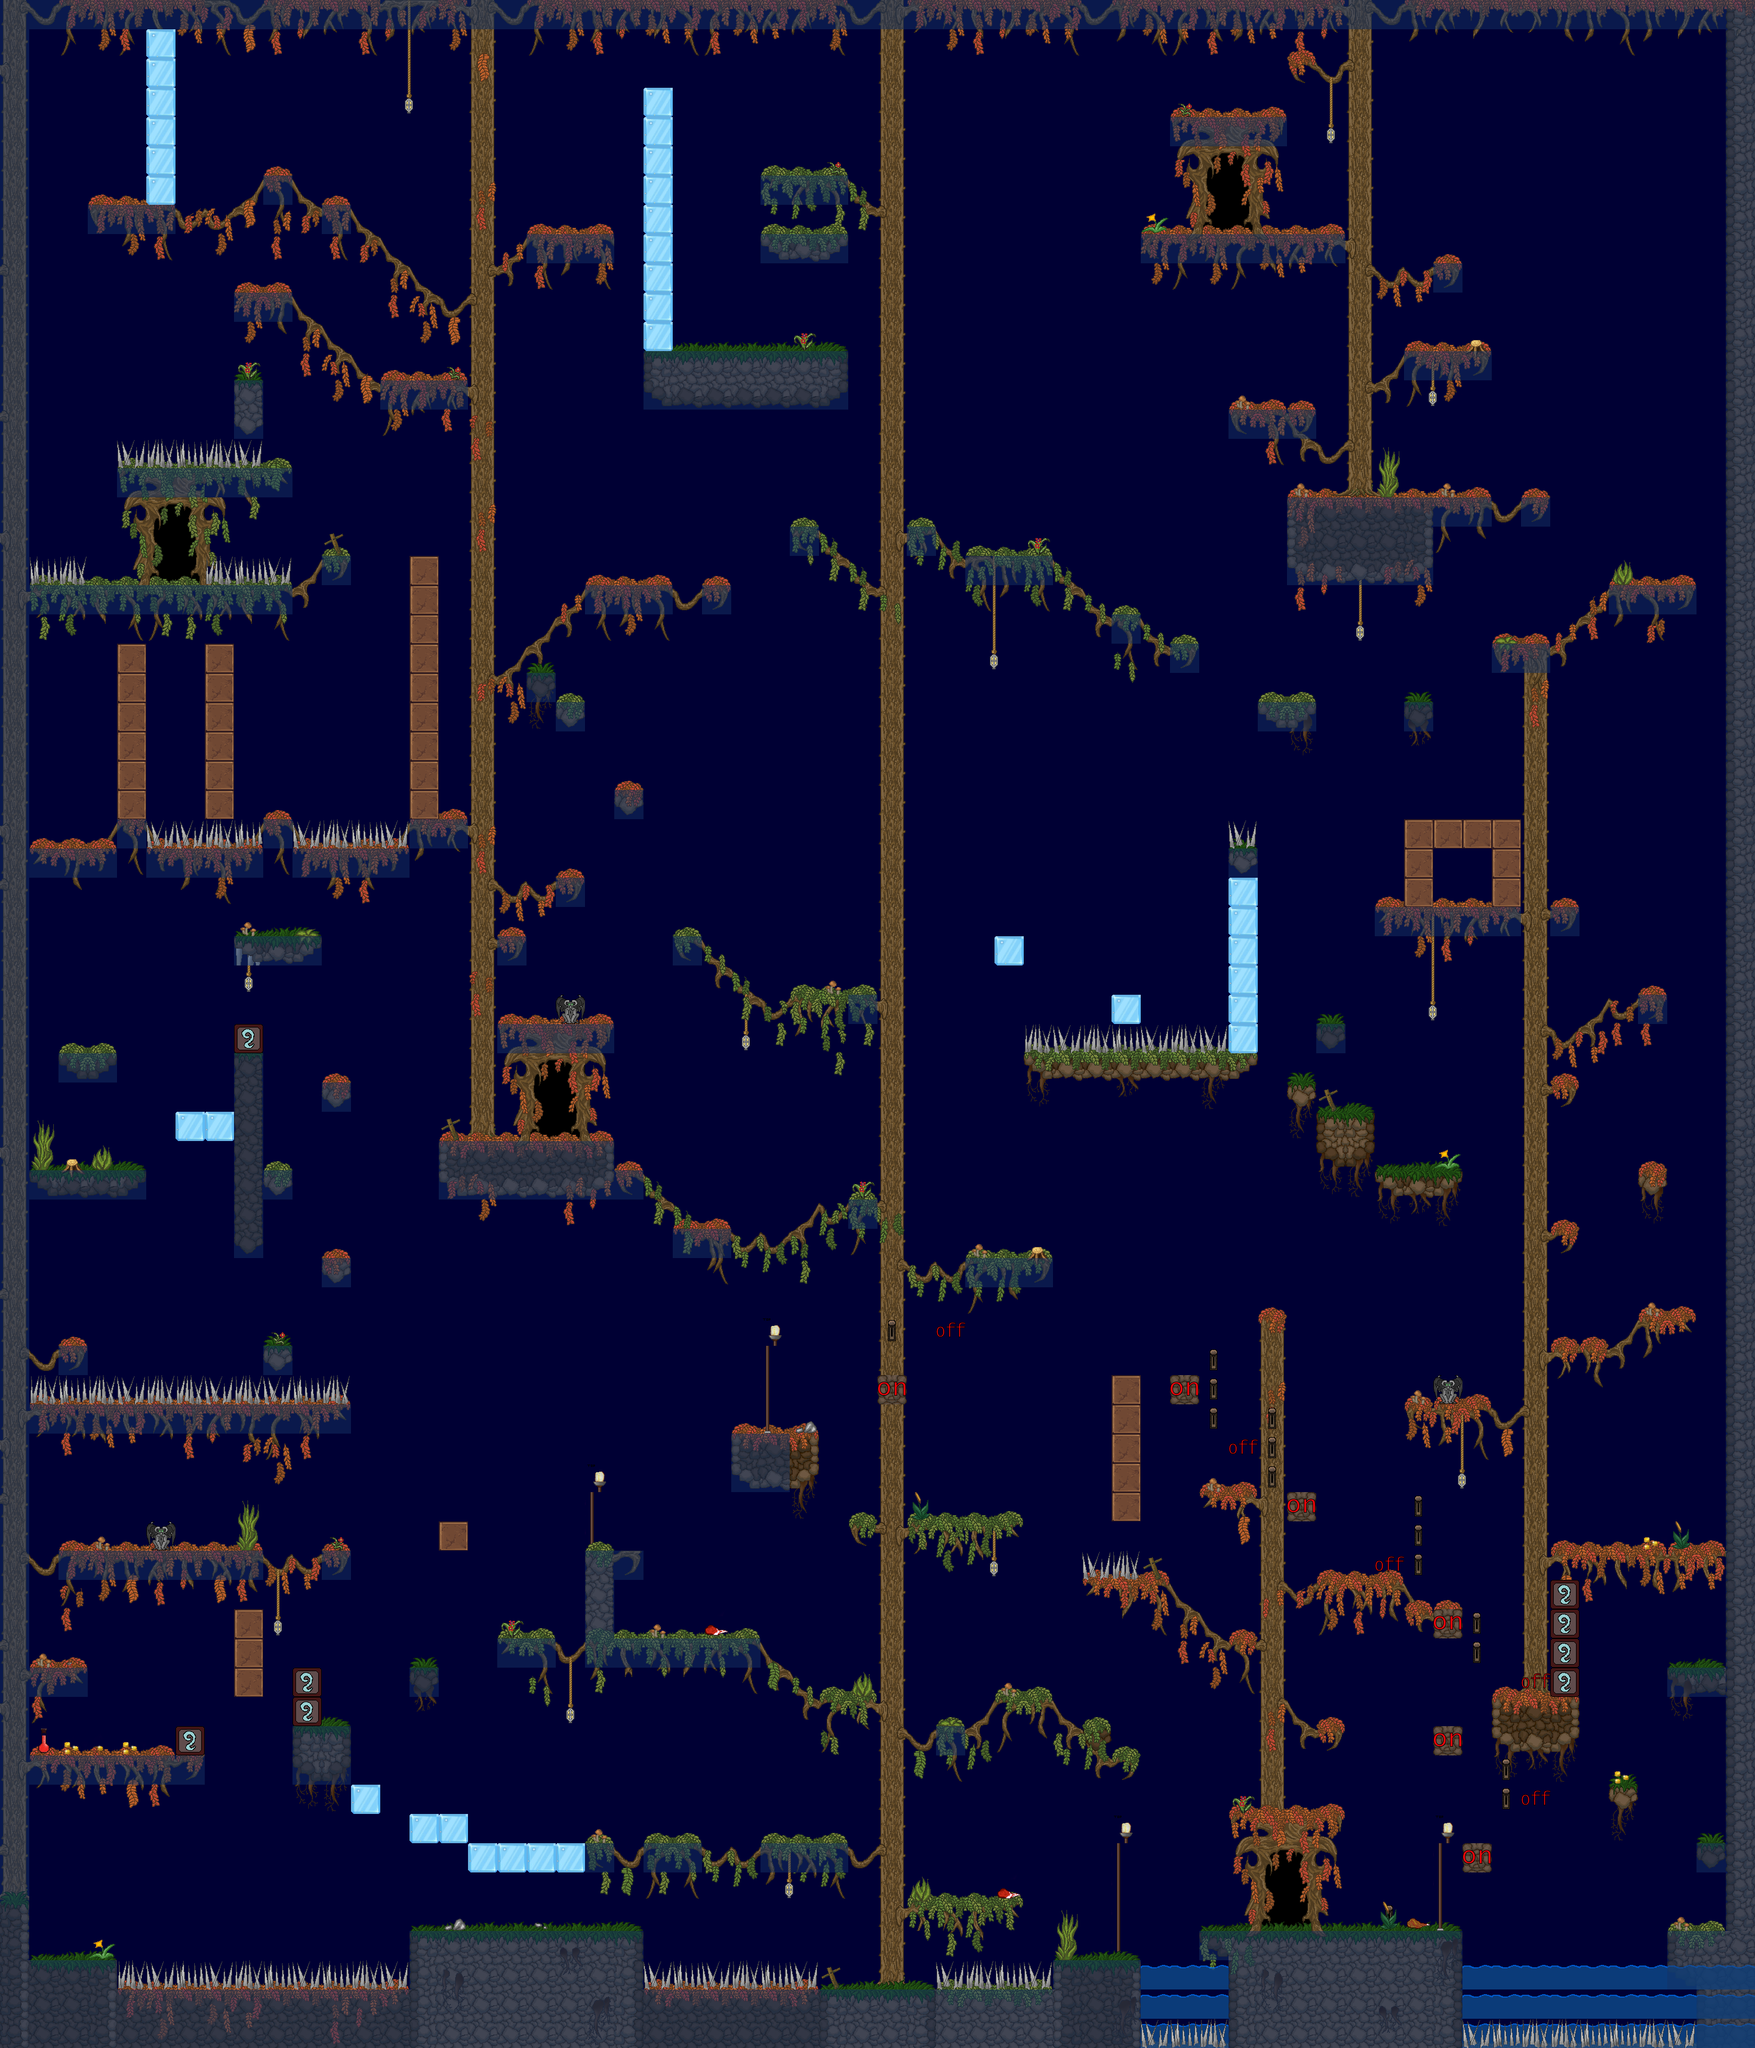

Rendered tile map (Tiled .tmx) drawn with the repository's tilesets; below, a short description and the map source with its tile grids summarised:
An orthogonal 60x70 tile map with 50x50 px tiles, 20 tile layers (BG 1, BG 2, BG 3, BG 4, ...), 1 hidden layer not drawn, 4 tilesets and 47 objects.

<map version="1.0" orientation="orthogonal" renderorder="right-down" width="60" height="70" tilewidth="50" tileheight="50" backgroundcolor="#000034" nextobjectid="64">
 <properties>
  <property name="backgroundlayers" value="-1.0,res/level/forest/layer_inf.png,3.0,res/level/forest/layer_3.png" />
  <property name="dimming" value="0.4" />
  <property name="musicpath" value="res/level/forest/forest_try.ogg" />
  <property name="name" value="Forest" />
  <property name="tilesetpath" value="res/level/forest/tileset_level_forest.png" />
 </properties>
 <tileset firstgid="1" name="tileset_level_forest" tilewidth="50" tileheight="50" spacing="2" margin="1" tilecount="361" columns="19">
  <image source="../tilesets/tileset_level_forest.png" width="1000" height="1000" />
 </tileset>
 <tileset firstgid="362" name="tileset_level_dynamic_tiles" tilewidth="50" tileheight="50" spacing="2" margin="1" tilecount="100" columns="20">
  <image source="../tilesets/tileset_level_dynamic_tiles.png" width="1040" height="260" />
 </tileset>
 <tileset firstgid="462" name="tileset_enemies" tilewidth="50" tileheight="50" spacing="2" margin="1" tilecount="4" columns="4">
  <image source="../tilesets/tileset_enemies.png" width="208" height="52" />
 </tileset>
 <tileset firstgid="466" name="spritesheet_levelitems" tilewidth="50" tileheight="50" tilecount="576" columns="24">
  <image source="../tilesets/spritesheet_levelitems.png" width="1200" height="1200" />
  <tile id="0">
   <properties>
    <property name="id" value="fo_caveberry" />
   </properties>
  </tile>
  <tile id="1">
   <properties>
    <property name="id" value="mi_goldengoblet" />
   </properties>
  </tile>
  <tile id="2">
   <properties>
    <property name="id" value="go_onecoin" />
   </properties>
  </tile>
  <tile id="3">
   <properties>
    <property name="id" value="qe_letter" />
   </properties>
  </tile>
  <tile id="4">
   <properties>
    <property name="id" value="eq_ringoflesserhealth" />
   </properties>
  </tile>
  <tile id="25">
   <properties>
    <property name="id" value="fo_healingherb" />
   </properties>
  </tile>
  <tile id="26">
   <properties>
    <property name="id" value="fo_glowingshroom" />
   </properties>
  </tile>
  <tile id="27">
   <properties>
    <property name="id" value="go_threecoins" />
   </properties>
  </tile>
  <tile id="28">
   <properties>
    <property name="id" value="fo_water" />
   </properties>
  </tile>
  <tile id="48">
   <properties>
    <property name="id" value="fo_cheese" />
   </properties>
  </tile>
  <tile id="49">
   <properties>
    <property name="id" value="fo_bread" />
   </properties>
  </tile>
  <tile id="50">
   <properties>
    <property name="id" value="fo_lesserhealingpotion" />
   </properties>
  </tile>
  <tile id="51">
   <properties>
    <property name="id" value="fo_rawmeat" />
   </properties>
  </tile>
  <tile id="52">
   <properties>
    <property name="id" value="we_oathbreaker" />
   </properties>
  </tile>
  <tile id="75">
   <properties>
    <property name="id" value="fo_roastedmeat" />
   </properties>
  </tile>
 </tileset>
 <layer name="BG 1" width="60" height="70">
  <data>[4200 cells, 1482 non-empty, 96 distinct tile ids]</data>
 </layer>
 <layer name="BG 2" width="60" height="70">
  <data>[4200 cells, 707 non-empty, 132 distinct tile ids]</data>
 </layer>
 <layer name="BG 3" width="60" height="70">
  <data>[4200 cells, 458 non-empty, 94 distinct tile ids]</data>
 </layer>
 <layer name="BG 4" width="60" height="70">
  <data>[4200 cells, 56 non-empty, 37 distinct tile ids]</data>
 </layer>
 <layer name="dynamic water" width="60" height="70">
  <data>[4200 cells, 39 non-empty, 1 distinct tile ids]</data>
 </layer>
 <layer name="dynamic ice" width="60" height="70">
  <data>[4200 cells, 32 non-empty, 1 distinct tile ids]</data>
 </layer>
 <layer name="dynamic crumblyblock" width="60" height="70">
  <data>[4200 cells, 38 non-empty, 1 distinct tile ids]</data>
 </layer>
 <layer name="dynamic torch" width="60" height="70">
  <data>[4200 cells, 4 non-empty, 1 distinct tile ids]</data>
 </layer>
 <layer name="dynamic spikesbottom" width="60" height="70">
  <data>[4200 cells, 71 non-empty, 3 distinct tile ids]</data>
 </layer>
 <layer name="dynamic spikestop" width="60" height="70">
  <data>[4200 cells, 1 non-empty, 1 distinct tile ids]</data>
 </layer>
 <layer name="dynamic shiftableblock" width="60" height="70">
  <data>[4200 cells, 8 non-empty, 1 distinct tile ids]</data>
 </layer>
 <layer name="dynamic checkpoint" width="60" height="70">
  <data>[4200 cells, 3 non-empty, 1 distinct tile ids]</data>
 </layer>
 <layer name="dynamic lever 1" width="60" height="70">
  <data>[4200 cells, 3 non-empty, 3 distinct tile ids]</data>
 </layer>
 <layer name="dynamic lever 2" width="60" height="70" visible="0">
  <data>[4200 cells, 4 non-empty, 4 distinct tile ids]</data>
 </layer>
 <layer name="dynamic lever 3" width="60" height="70">
  <data>[4200 cells, 23 non-empty, 3 distinct tile ids]</data>
 </layer>
 <layer name="items" width="60" height="70">
  <data>[4200 cells, 13 non-empty, 7 distinct tile ids]</data>
 </layer>
 <objectgroup name="enemies">
  <object id="1" gid="463" x="2557" y="2883" width="50" height="50">
   <properties>
    <property name="gold" value="2" />
    <property name="mi_goldengoblet" value="3" />
    <property name="questtarget" value="a_cave_of_rats,fire_rat" />
   </properties>
  </object>
  <object id="2" gid="462" x="2314" y="3290" width="50" height="50">
   <properties>
    <property name="questtarget" value="a_cave_of_rats,rat" />
   </properties>
  </object>
  <object id="3" gid="462" x="1373" y="3132" width="50" height="50" />
  <object id="4" gid="462" x="2294" y="2686" width="50" height="50" />
  <object id="20" gid="463" x="803" y="3293" width="50" height="50">
   <properties>
    <property name="gold" value="2" />
    <property name="mi_goldengoblet" value="3" />
    <property name="questtarget" value="a_cave_of_rats,fire_rat" />
   </properties>
  </object>
  <object id="23" gid="463" x="125.333" y="1788.33" width="50" height="50">
   <properties>
    <property name="gold" value="2" />
    <property name="mi_goldengoblet" value="3" />
    <property name="questtarget" value="a_cave_of_rats,fire_rat" />
   </properties>
  </object>
  <object id="29" gid="465" x="2600.33" y="3179.67" width="50" height="50" />
  <object id="30" gid="465" x="1729.67" y="3066.33" width="50" height="50" />
  <object id="31" gid="465" x="792.333" y="2994.33" width="50" height="50" />
  <object id="34" gid="463" x="115" y="2649" width="50" height="50" />
  <object id="36" gid="465" x="631" y="1799.67" width="50" height="50" />
  <object id="38" gid="465" x="1613.67" y="2003.67" width="50" height="50" />
  <object id="39" gid="463" x="2471" y="1547.67" width="50" height="50">
   <properties>
    <property name="persistent" value="" />
   </properties>
  </object>
  <object id="40" gid="465" x="2691" y="1731.67" width="50" height="50" />
  </objectgroup>
 <layer name="LFG 1" width="60" height="70">
  <data>[4200 cells, 17 non-empty, 11 distinct tile ids]</data>
 </layer>
 <layer name="LFG 2" width="60" height="70">
  <data>[4200 cells, 2 non-empty, 2 distinct tile ids]</data>
 </layer>
 <layer name="FG 1" width="60" height="70">
  <data>[4200 cells, 3 non-empty, 3 distinct tile ids]</data>
 </layer>
 <layer name="FG 2" width="60" height="70">
  <data>[4200 cells, 0 non-empty, 0 distinct tile ids]</data>
 </layer>
 <layer name="collidable" width="60" height="70">
  <data>[4200 cells, 575 non-empty, 2 distinct tile ids]</data>
 </layer>
 <objectgroup name="levelexits">
  <!-- 4 objects omitted --></objectgroup>
 <objectgroup name="chests">
  <!-- 5 objects omitted --></objectgroup>
 <objectgroup name="light">
  <!-- 14 objects omitted --></objectgroup>
</map>
<!-- 33 of 47 objects omitted -->
